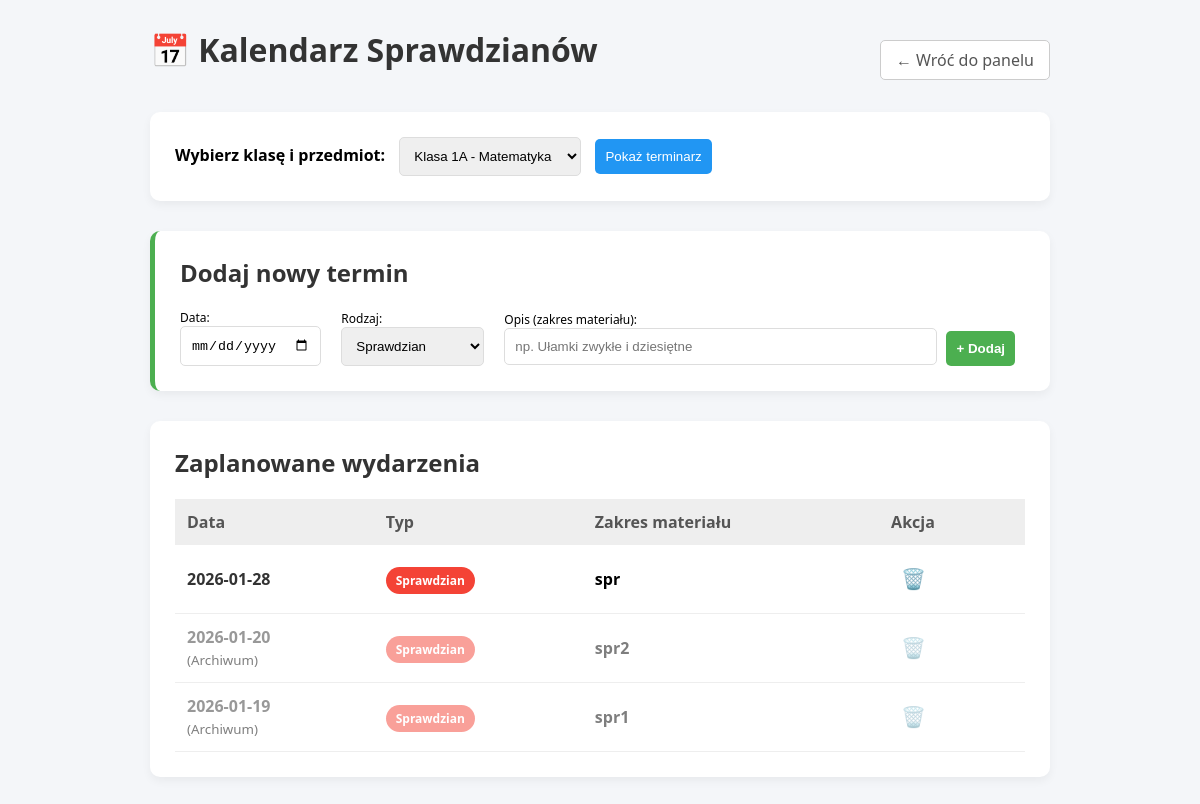
Screenshot of /dziennik/nauczyciel/sprawdzian.php?id_pwk=1 (signed in) with the database file from the repository.
### tables this page shows
CREATE TABLE `sprawdzian` (
  `id_sprawdzianu` int(11) NOT NULL,
  `id_przedmiot_w_klasie` int(11) NOT NULL,
  `data` date NOT NULL,
  `typ` varchar(20) NOT NULL,
  `opis` varchar(255) NOT NULL
);

### dziennik/nauczyciel/sprawdzian.php (the view, shortened to what this page needs)
<?php
require_once '../db.php';
$id_nauczyciela_user = $_SESSION['user_id'];
$stmt = $conn->prepare("SELECT id_nauczyciela FROM Nauczyciel WHERE id_uzytkownika = :uid");
$stmt->execute([':uid' => $id_nauczyciela_user]);
$nauczyciel = $stmt->fetch(PDO::FETCH_ASSOC);
$id_nauczyciela = $nauczyciel['id_nauczyciela'];
$sql_klasy = "SELECT pwk.id_przedmiot_w_klasie, k.nazwa as klasa, p.nazwa as przedmiot
              FROM Przedmiot_w_klasie pwk
              JOIN Klasa k ON pwk.id_klasy = k.id_klasy
              JOIN Przedmiot p ON pwk.id_przedmiotu = p.id_przedmiotu
              WHERE pwk.id_nauczyciela = :nid
              ORDER BY k.nazwa, p.nazwa";
$stmt_k = $conn->prepare($sql_klasy);
$stmt_k->execute([':nid' => $id_nauczyciela]);
$moje_klasy = $stmt_k->fetchAll(PDO::FETCH_ASSOC);
$aktywne_pwk = isset($_GET['id_pwk']) ? $_GET['id_pwk'] : (isset($_POST['id_przedmiot_w_klasie']) ? $_POST['id_przedmiot_w_klasie'] : null);
$lista_sprawdzianow = [];
if ($aktywne_pwk) {
    $stmt_s = $conn->prepare("SELECT * FROM Sprawdzian WHERE id_przedmiot_w_klasie = :id ORDER BY data DESC");
    $stmt_s->execute([':id' => $aktywne_pwk]);
    $lista_sprawdzianow = $stmt_s->fetchAll(PDO::FETCH_ASSOC);
}
?>
<!DOCTYPE html>
<html lang="pl">
<head>
</head>
<body>
<div class="container">
    <div class="top-bar">
        <h1>📅 Kalendarz Sprawdzianów</h1>
        <a href="nauczyciel.php" class="btn-back">← Wróć do panelu</a>
    </div>
    <div class="card">
        <form method="GET">
            <label style="font-weight:bold; margin-right: 10px;">Wybierz klasę i przedmiot:</label>
            <select name="id_pwk" required>
                <?php foreach($moje_klasy as $k): ?>
                    <option value="<?php echo $k['id_przedmiot_w_klasie']; ?>" <?php if($aktywne_pwk == $k['id_przedmiot_w_klasie']) echo 'selected'; ?>>
                        Klasa <?php echo $k['klasa']; ?> - <?php echo $k['przedmiot']; ?>
                    </option>
                <?php endforeach; ?>
            </select>
            <button type="submit" class="btn-select">Pokaż terminarz</button>
        </form>
    </div>
    <?php if($aktywne_pwk): ?>
        <div class="card" style="border-left: 5px solid #4CAF50;">
            <h2>Dodaj nowy termin</h2>
            <form method="POST" style="display: flex; gap: 10px; align-items: center; flex-wrap: wrap;">
                <div>
                    <label style="display:block; font-size:12px;">Data:</label>
                    <input type="date" name="data" required>
                </div>
                <div>
                    <label style="display:block; font-size:12px;">Rodzaj:</label>
                    <select name="typ">
                        <option value="Sprawdzian">Sprawdzian</option>
                    </select>
                </div>
                <div style="flex-grow: 1;">
                    <label style="display:block; font-size:12px;">Opis (zakres materiału):</label>
                    <input type="text" name="opis" placeholder="np. Ułamki zwykłe i dziesiętne" style="width: 95%;" required>
                </div>
                <div style="align-self: flex-end;">
                    <button type="submit" name="dodaj_sprawdzian" class="btn-add">+ Dodaj</button>
                </div>
            </form>
        </div>
        <div class="card">
            <h2>Zaplanowane wydarzenia</h2>
            <?php if(count($lista_sprawdzianow) > 0): ?>
                <table>
                    <thead>
                        <tr>
                            <th>Data</th>
                            <th>Typ</th>
                            <th>Zakres materiału</th>
                            <th>Akcja</th>
                        </tr>
                    </thead>
                    <tbody>
                        <?php foreach($lista_sprawdzianow as $s): ?>
                            <?php
                                $is_past = (strtotime($s['data']) < strtotime(date('Y-m-d')));
                                $klasa_stylu = $is_past ? 'past-date' : '';
                                $badge_class = 'b-inne';
                                if($s['typ'] == 'Sprawdzian') $badge_class = 'b-sprawdzian';
                            ?>
                            <tr class="<?php echo $klasa_stylu; ?>">
                                <td>
                                    <span class="date-box"><?php echo $s['data']; ?></span>
                                    <?php if($is_past) echo "<br><small>(Archiwum)</small>"; ?>
                                </td>
                                <td>
                                    <span class="badge <?php echo $badge_class; ?>"><?php echo $s['typ']; ?></span>
                                </td>
                                <td>
                                    <strong><?php echo htmlspecialchars($s['opis']); ?></strong>
                                </td>
                                <td>
                                    <form method="POST" onsubmit="return confirm('Czy na pewno usunąć ten wpis?');">
                                        <button type="submit" name="usun_sprawdzian" style="background:none; border:none; color:red; cursor:pointer; font-size:20px;" title="Usuń">🗑️</button>
                                    </form>
                                </td>
                            </tr>
                        <?php endforeach; ?>
                    </tbody>
                </table>
            <?php else: ?>
                <p style="text-align:center; color:#777; padding: 20px;">Brak zaplanowanych sprawdzianów dla tej klasy.</p>
            <?php endif; ?>
        </div>
    <?php endif; ?>
</div>
</body>
</html>

### dziennik/nauczyciel/sprawdzian.php (style rules this page uses)
body { font-family: 'Segoe UI', Arial, sans-serif; background-color: #f4f6f9; padding: 20px; }
.container { max-width: 900px; margin: 0 auto; }
.top-bar { margin-bottom: 20px; display:flex; justify-content: space-between; align-items: center; }
.btn-back { text-decoration: none; color: #555; background: white; padding: 8px 15px; border: 1px solid #ccc; border-radius: 5px; }
.card { background: white; padding: 25px; border-radius: 10px; box-shadow: 0 4px 10px rgba(0,0,0,0.05); margin-bottom: 30px; }
h1, h2 { color: #333; margin-top: 0; }
select, input, button { padding: 10px; border: 1px solid #ddd; border-radius: 5px; margin-right: 10px; }
.btn-select { background: #2196F3; color: white; border: none; cursor: pointer; }
.btn-add { background: #4CAF50; color: white; border: none; cursor: pointer; font-weight: bold; }
table { width: 100%; border-collapse: collapse; margin-top: 15px; }
th { background: #eee; text-align: left; padding: 12px; color: #555; }
td { border-bottom: 1px solid #eee; padding: 12px; }
.badge { padding: 5px 10px; border-radius: 15px; font-size: 12px; font-weight: bold; color: white; }
.b-sprawdzian { background-color: #f44336; }
.date-box { font-weight: bold; color: #333; font-size: 16px; }
.past-date { opacity: 0.5; }

### rows the page displays
sprawdzian: data "2026-01-28", typ "Sprawdzian", opis "spr"
sprawdzian: data "2026-01-20", shows "(Archiwum)", typ "Sprawdzian", opis "spr2"
sprawdzian: data "2026-01-19", shows "(Archiwum)", typ "Sprawdzian", opis "spr1"
